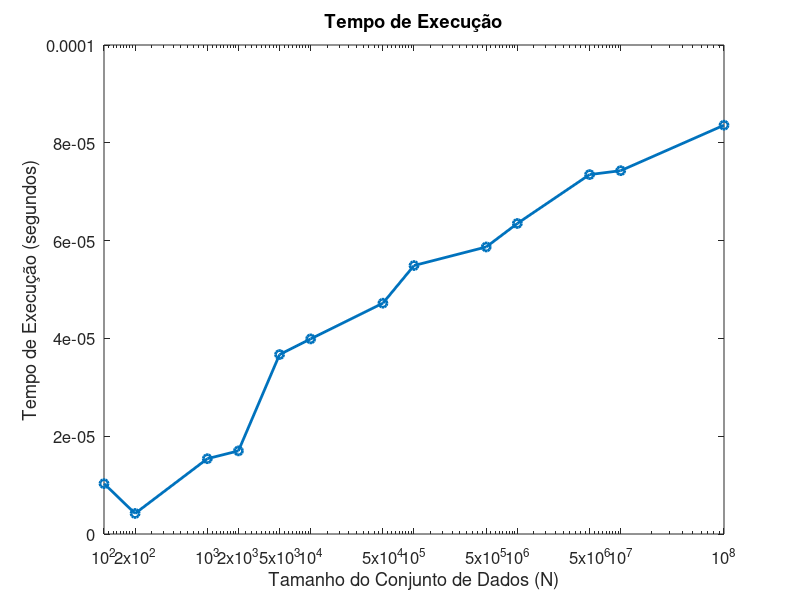
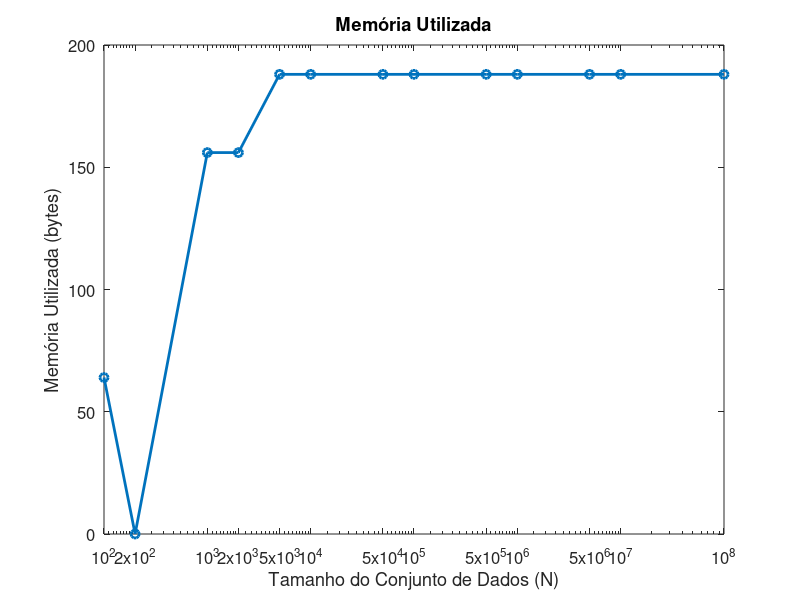

The MATLAB script that drew these images, in order:
% Tempo
N = [100, 200, 1000, 2000, 5000, 10000, 50000, 100000, 500000, 1000000, 5000000, 10000000, 100000000];
Tempo_busca_ternaria = [1.030000566970557e-05, 4.2000028770416975e-06, 1.5400000847876072e-05, 1.6999998479150236e-05, 3.670000296551734e-05, 3.989999822806567e-05, 4.719999560620636e-05, 5.4899996030144393e-05, 5.869999586138874e-05, 6.350000330712646e-05, 7.349999214056879e-05, 7.429999823216349e-05, 8.360001083929092e-05];

% Plotar o gráfico de tempo de execução para busca_ternaria
figure;
semilogx(N, Tempo_busca_ternaria, '-o', 'LineWidth', 2);
xlabel('Tamanho do Conjunto de Dados (N)', 'FontSize', 14); % Aumente o tamanho da fonte
ylabel('Tempo de Execução (segundos)', 'FontSize', 14); % Aumente o tamanho da fonte
title('Tempo de Execução', 'FontSize', 16); % Aumente o tamanho da fonte
set(gca, 'XTick', N); % Defina os valores de N como marcas no eixo x
set(gca, 'XScale', 'log'); % Configure a escala do eixo x para logaritmo
xlim([min(N), max(N)]); % Defina os limites do eixo x

% Aumente o tamanho da fonte no gráfico
set(gca, 'FontSize', 12);

% Remova as grades
grid off;


% Memória
N = [100, 200, 1000, 2000, 5000, 10000, 50000, 100000, 500000, 1000000, 5000000, 10000000, 100000000];
Memoria_busca_ternaria = [64, 0, 156, 156, 188, 188, 188, 188, 188, 188, 188, 188, 188];

% Plotar o gráfico de memória utilizada para busca_ternaria
figure;
semilogx(N, Memoria_busca_ternaria, '-o', 'LineWidth', 2);
xlabel('Tamanho do Conjunto de Dados (N)', 'FontSize', 14); % Aumente o tamanho da fonte
ylabel('Memória Utilizada (bytes)', 'FontSize', 14); % Aumente o tamanho da fonte
title('Memória Utilizada', 'FontSize', 16); % Aumente o tamanho da fonte
set(gca, 'XTick', N); % Defina os valores de N como marcas no eixo x
set(gca, 'XScale', 'log'); % Configure a escala do eixo x para logaritmo
xlim([min(N), max(N)]); % Defina os limites do eixo x

% Aumente o tamanho da fonte no gráfico
set(gca, 'FontSize', 12);

% Remova as grades
grid off;
